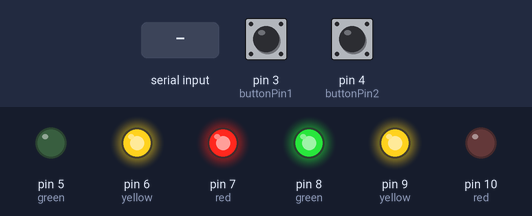
The sketch below on a simulated Arduino Uno, built with avr-gcc and run on an emulated ATmega328P. On the bench: output pins drawn as LEDs (lit = HIGH). Inputs (shaded band) come from the test bench; at power-on: pin 3 (buttonPin1) LOW, pin 4 (buttonPin2) LOW.

Above: at 2.2 s.
2.3 s: "90,45\n" received over Serial
At 3.0 s:
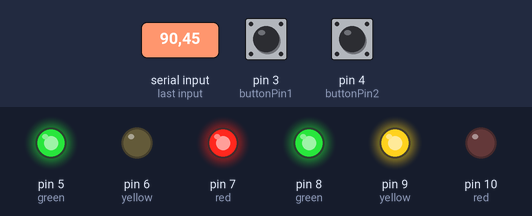
5.3 s: "30,150\n" received over Serial
8.3 s: "8\n" received over Serial
At 10.7 s:
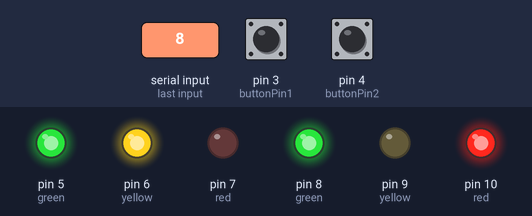
11.3 s: "8\n" received over Serial
14.3 s: "5\n" received over Serial
At 21.1 s:
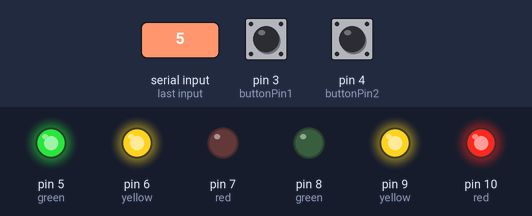
Timing chart, 0 to 22.6 s (numbered marks = the images above; inputs shaded):
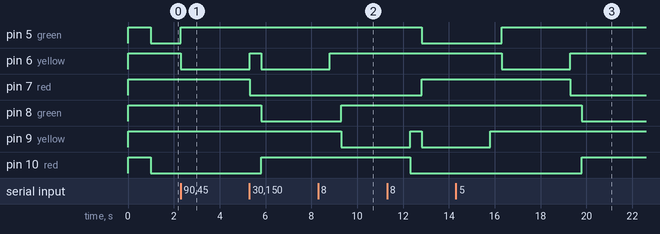

The sketch:

readDataAndChangeLight.ino
```cpp
int character = 0;
// constants won't change. They're used here to set pin numbers:
const int buttonPin1 = 3;     // the number of the pushbutton pin
const int buttonPin2 = 4;

// variables will change:
int buttonState1 = 0;
int buttonState2 = 0;
// variable for reading the pushbutton status

void setup() {
  // put your setup code here, to run once:
  Serial.begin(9600);

  // initialize the LED pin as an output:
  pinMode(buttonPin1, INPUT);
  // initialize the pushbutton pin as an input:
  pinMode(buttonPin2, INPUT);

  pinMode(7,OUTPUT);//red
  pinMode(6,OUTPUT);//yellow
  pinMode(5,OUTPUT);//green

  pinMode(10,OUTPUT);//red
  pinMode(9,OUTPUT);//yellow
  pinMode(8,OUTPUT);//green

  //turn off all the led lights
  switchHigh(5);
  switchHigh(6);
  switchHigh(7);
  switchHigh(8);
  switchHigh(9);
  switchHigh(10);

  delay(1000);//wait for 1 second
  switchLow(5);//init, turn on green light on road 1
  switchLow(10);//init, turn on red light on road 2


}

void loop() {
  // put your main code here, to run repeatedly:
  if(Serial.available() > 0){
    //basically atoi
    character = Serial.read() - 48;
    if(character == 5){
      turnOff1TurnOn2();
    }
    else if(character == 8){
      turnOff2TurnOn1();
    }
  }
  // read the state of the pushbutton value:
  buttonState1 = digitalRead(buttonPin1);
  buttonState2 = digitalRead(buttonPin2);

  // check if the pushbutton is pressed. If it is, the buttonState is HIGH:
  if (buttonState1 == HIGH) {
    // turn LED on:
   Serial.println("1");
  } else if (buttonState2==HIGH)
  {
   Serial.println("2");
  }
}

//function to set the led of a pin to high
void switchHigh(int pinNum){
  digitalWrite(pinNum,HIGH);
}

//function to set the led of a pin to low
void switchLow(int pinNum){
  digitalWrite(pinNum,LOW);
}


//function that turns off the green traffic light (pin 5) from road 1...
void turnOff1TurnOn2(){
      switchHigh(5);//turn off green from road 1
      switchLow(6);//trun on yellow from road 1
      delay(3000);//wait 3 seconds
      switchHigh(6);//turn off yellow from road 1
      switchLow(7);//trun on red from road 1
      delay(500);//wait 0.5 seconds
      switchHigh(10);//turn on red from road 2
      switchLow(8);//turn on green from road 2
}

//function that turns off the green traffic light (pin 8) from road 2...
void turnOff2TurnOn1(){
      switchHigh(8);//turn off green from road 2
      switchLow(9);//trun on yellow from road 2
      delay(3000);//wait 3 seconds
      switchHigh(9);//turn off yellow from road 2
      switchLow(10);//trun on red from road 2
      delay(500);//wait 0.5 seconds
      switchHigh(7);//turn off red from road 1
      switchLow(5);//turn on green from road 1
}
```

Measured:
- after the input at 2.3 s, pin 5 (green): LOW → HIGH at once; pin 6 (yellow): HIGH → LOW at once
- after the input at 8.3 s, pin 8 (green): LOW → HIGH after 1.0 s; pin 9 (yellow): HIGH → LOW after 1.0 s
- after the input at 14.3 s, pin 5 (green): LOW → HIGH after 2.0 s; pin 6 (yellow): HIGH → LOW after 2.0 s, → HIGH 3.0 s later; pin 7 (red): HIGH → LOW after 5.0 s; pin 8 (green): HIGH → LOW after 5.5 s; pin 10 (red): LOW → HIGH after 5.5 s
